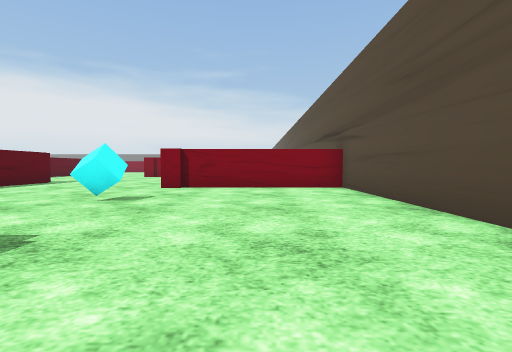
view 1 (above)

24 first-person views from a walk through a 3-D level made in the Unity game engine. The camera is 0.55 m above the floor, tilts 2° down and sees 85° across. The floor is counted in squares, 1 m on a side. Each view is taken from the middle of a square. On the plan, view 1 faces up. The plan holds only what a view shows up to about 9 squares ahead; the rest is blank. The place goes on beyond the plan. The player is left out. Some surface patterns are stand-ins.

view 2
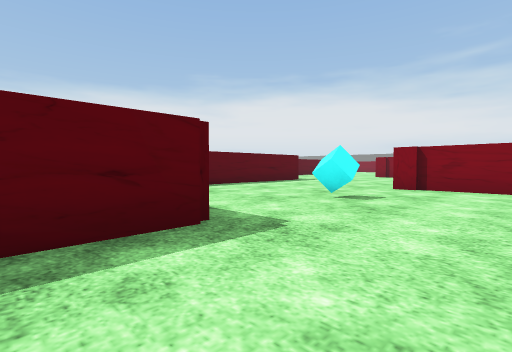

view 3
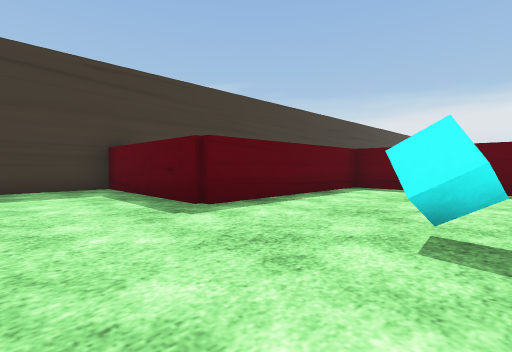

view 4
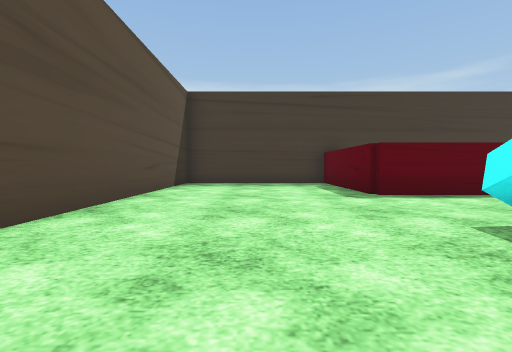

view 5
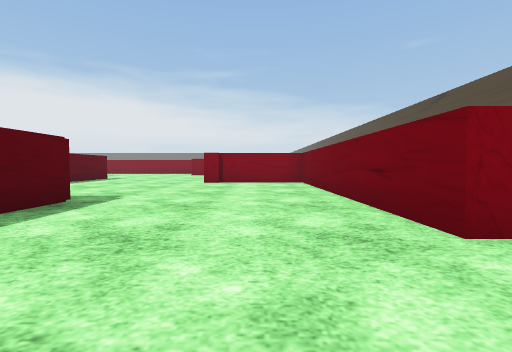

view 6
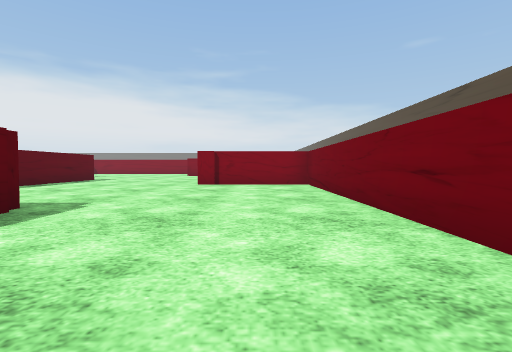

view 7
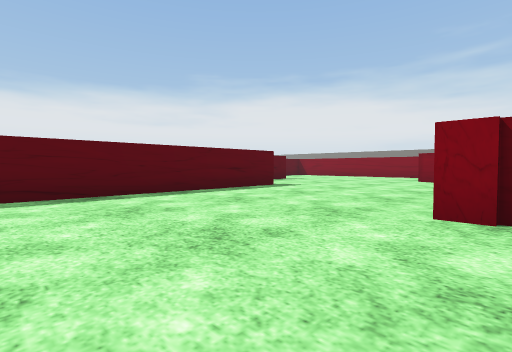

view 8
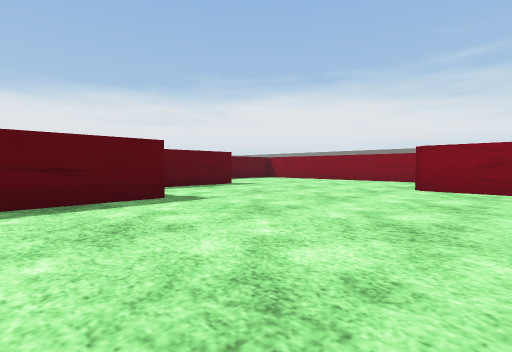

view 9
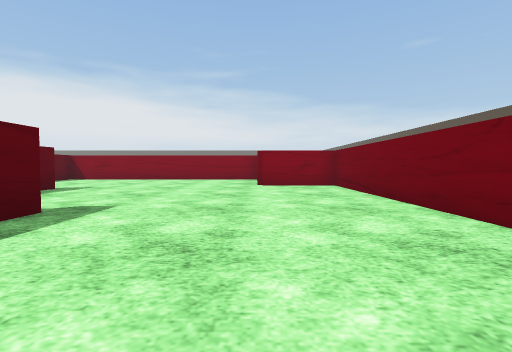

view 10
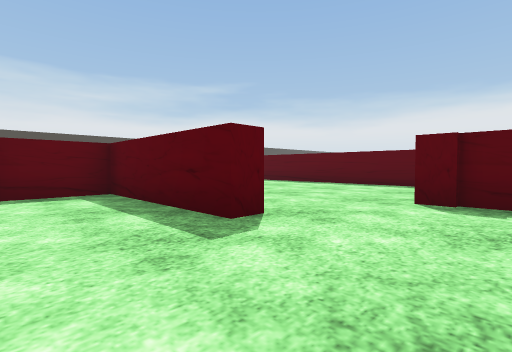

view 11
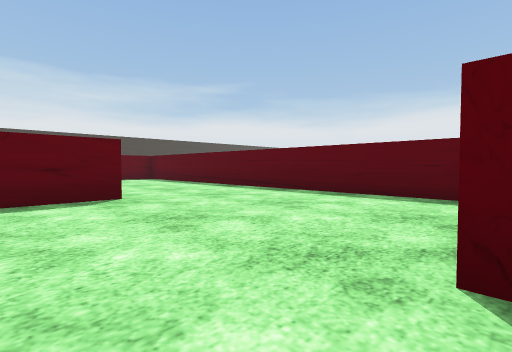

view 12
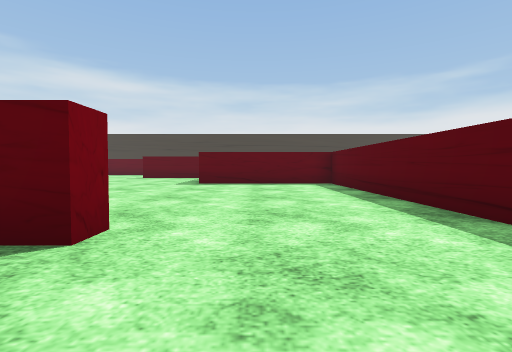

view 13
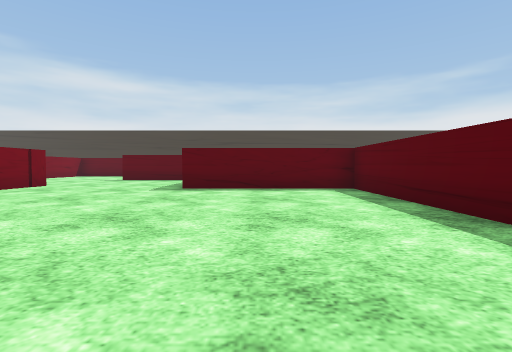

view 14
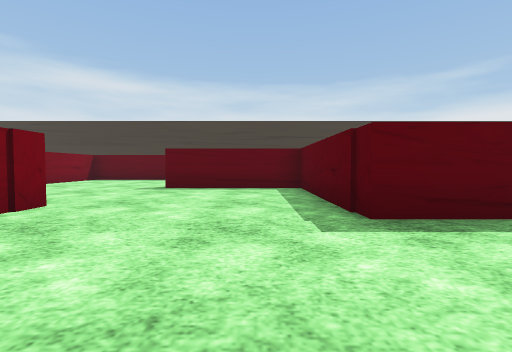

view 15
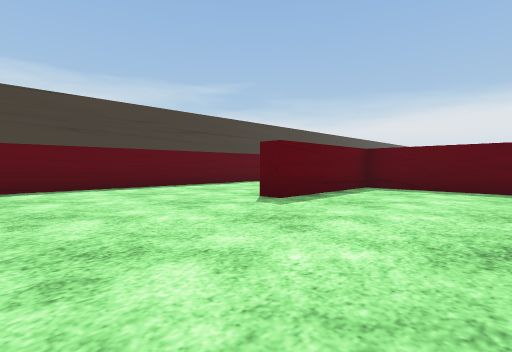

view 16
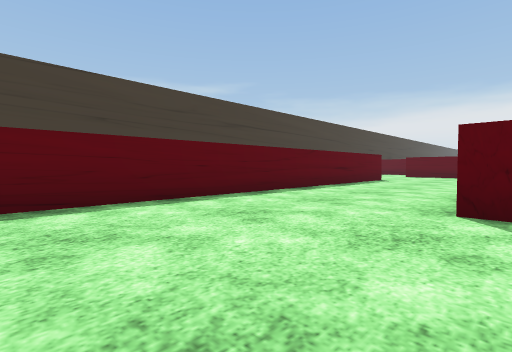

view 17
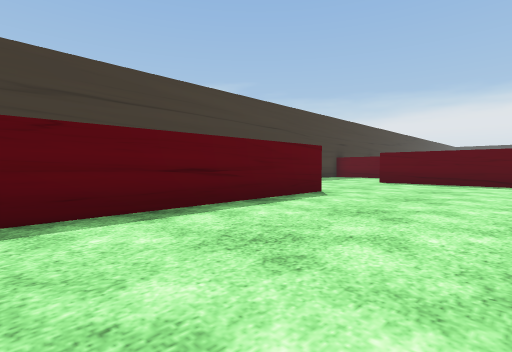

view 18
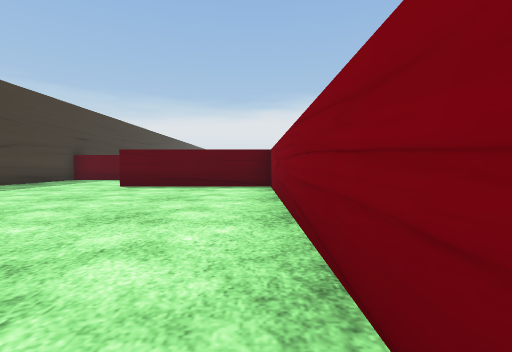

view 19
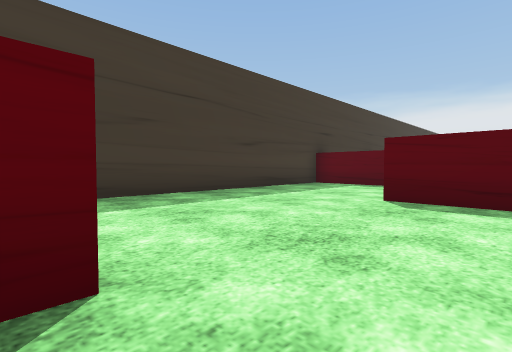

view 20
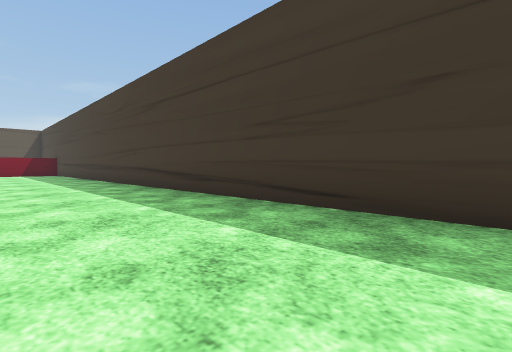

view 21
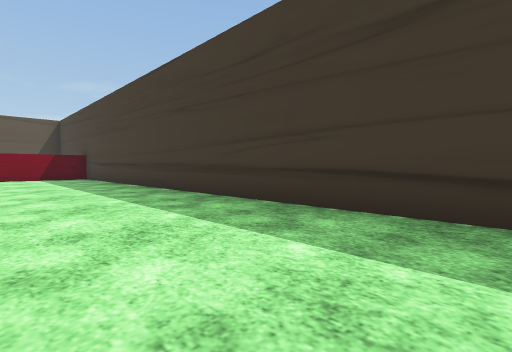

view 22
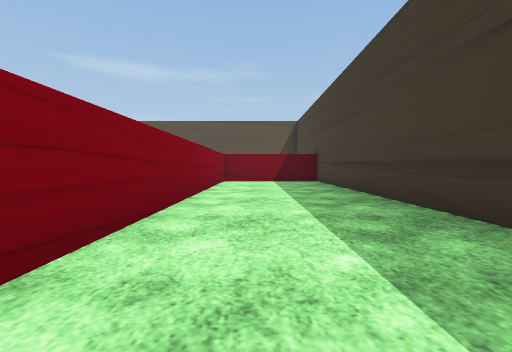

view 23
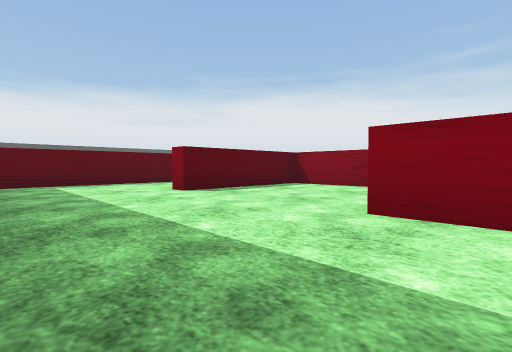

view 24
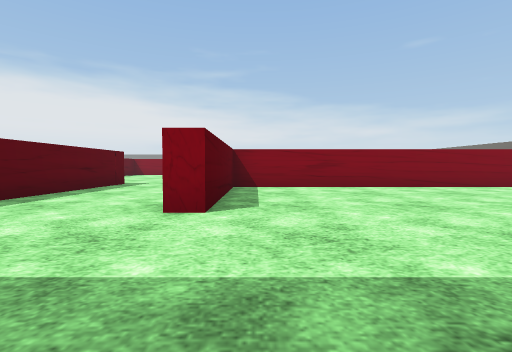

### Floor plan
Points are (right, up) in squares from view 1. A wall is a line through its corners. A room is listed if a view was taken in it or the views show most of it. See-through windows are left out.
Room 1 (views 1, 2, 3, 4, 5, 6, 7, 8, 9, 10, 11)
walls: (-6.9, 9.8) (-6.9, 7.5); (-2.4, 7) (-2.4, 14.3) (-5.8, 14.3); (-6.9, 5.9) (-6.9, 1.7) (-2.2, 1.7) (-2.2, -2.3) (-0.2, -2.3); (-5.7, 16.4) (-5.7, 22) (-8, 22); (-10.5, 17.4) (-10.5, 11.1); (-13.4, 20.8) (-12.9, 20.8) (-12.9, 17.1) (-11.2, 17.1); (2.2, -2) (2.2, 7.3) (-2.5, 7.3); (-15.5, 22.9) (-15.5, 21.8)
ways out: opening at (-14.5, 21) to room 2
objects: cyan cube (-3, 5)
Room 2 (views 12, 13, 14, 15, 16, 17, 18, 19, 20, 21, 22, 23, 24)
walls: (-16.1, 5.4) (-23.6, 5.4) (-23.6, 1.2) (-24.1, 1.2); (-11.1, 9.1) (-11.1, 10.6); (-18.1, 1.2) (-19.4, 1.2); (-19.4, 1.7) (-8.1, 1.7); (-15.7, 16.5) (-15.7, 17.1) (-14.1, 17.1); (-4, 1.2) (-11.8, 1.2); (-27.1, 0.4) (-27.1, -1.6); (-26.5, -2.3) (-4, -2.3); (-19.4, 21.2) (-19.4, 10.1) (-15.1, 10.1) (-15.1, 5.9) (-11.7, 5.9) (-11.7, 5.4)
ways out: opening at (-14.5, 21) to room 1; opening at (-25.5, 1.5)

Where each view was taken, in squares from view 1:
view 1: 0 up, 0 right, facing up
view 2: 0 up, 0 right, facing up-left
view 3: 5 up, 0 right, facing down-left
view 4: 7 up, 0 right, facing down
view 5: 5 up, 4 left, facing up
view 6: 6 up, 4 left, facing up
view 7: 11 up, 5 left, facing up-left
view 8: 15 up, 6 left, facing up-left
view 9: 14 up, 8 left, facing up
view 10: 23 up, 11 left, facing down-left
view 11: 22 up, 14 left, facing down-left
view 12: 19 up, 17 left, facing down
view 13: 17 up, 17 left, facing down
view 14: 13 up, 14 left, facing down
view 15: 9 up, 8 left, facing down-left
view 16: 6 up, 8 left, facing down-left
view 17: 5 up, 14 left, facing down-left
view 18: 5 up, 16 left, facing left
view 19: 3 up, 19 left, facing down-left
view 20: 1 up, 22 left, facing down-right
view 21: 1 up, 16 left, facing down-right
view 22: 0 up, 13 left, facing right
view 23: 2 down, 18 left, facing up-left
view 24: 2 down, 23 left, facing up
